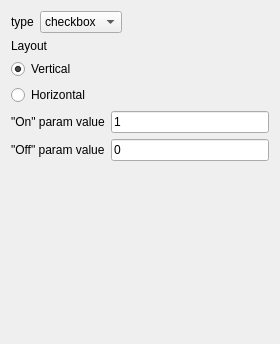
<?xml version="1.0" encoding="UTF-8"?>
<ui version="4.0">
 <class>ParamSettingsEdit</class>
 <widget class="QWidget" name="ParamSettingsEdit">
  <property name="geometry">
   <rect>
    <x>0</x>
    <y>0</y>
    <width>280</width>
    <height>344</height>
   </rect>
  </property>
  <property name="windowTitle">
   <string>Form</string>
  </property>
  <layout class="QVBoxLayout" name="verticalLayout">
   <item>
    <widget class="QWidget" name="widget_2" native="true">
     <layout class="QHBoxLayout" name="horizontalLayout_2">
      <property name="leftMargin">
       <number>0</number>
      </property>
      <property name="topMargin">
       <number>0</number>
      </property>
      <property name="rightMargin">
       <number>0</number>
      </property>
      <property name="bottomMargin">
       <number>0</number>
      </property>
      <item>
       <widget class="QLabel" name="label_11">
        <property name="text">
         <string>type</string>
        </property>
       </widget>
      </item>
      <item>
       <widget class="QComboBox" name="typeSelect">
        <item>
         <property name="text">
          <string>checkbox</string>
         </property>
        </item>
        <item>
         <property name="text">
          <string>text_edit</string>
         </property>
        </item>
        <item>
         <property name="text">
          <string>select</string>
         </property>
        </item>
        <item>
         <property name="text">
          <string>slider</string>
         </property>
        </item>
        <item>
         <property name="text">
          <string>dial</string>
         </property>
        </item>
        <item>
         <property name="text">
          <string>radio</string>
         </property>
        </item>
        <item>
         <property name="text">
          <string>hidden</string>
         </property>
        </item>
       </widget>
      </item>
      <item>
       <spacer name="horizontalSpacer_2">
        <property name="orientation">
         <enum>Qt::Horizontal</enum>
        </property>
        <property name="sizeHint" stdset="0">
         <size>
          <width>40</width>
          <height>20</height>
         </size>
        </property>
       </spacer>
      </item>
     </layout>
    </widget>
   </item>
   <item>
    <widget class="QLabel" name="label_10">
     <property name="text">
      <string>Layout</string>
     </property>
    </widget>
   </item>
   <item>
    <widget class="QRadioButton" name="vLayBtn">
     <property name="text">
      <string>Vertical</string>
     </property>
     <property name="checked">
      <bool>true</bool>
     </property>
    </widget>
   </item>
   <item>
    <widget class="QRadioButton" name="hLayBtn">
     <property name="text">
      <string>Horizontal</string>
     </property>
    </widget>
   </item>
   <item>
    <widget class="QStackedWidget" name="typeSwitch">
     <property name="currentIndex">
      <number>0</number>
     </property>
     <widget class="QWidget" name="checkboxAttributes">
      <layout class="QGridLayout" name="gridLayout">
       <property name="leftMargin">
        <number>0</number>
       </property>
       <property name="topMargin">
        <number>0</number>
       </property>
       <property name="rightMargin">
        <number>0</number>
       </property>
       <property name="bottomMargin">
        <number>0</number>
       </property>
       <item row="1" column="1">
        <widget class="QLineEdit" name="checkboxOffValueEdit">
         <property name="text">
          <string>0</string>
         </property>
        </widget>
       </item>
       <item row="0" column="1">
        <widget class="QLineEdit" name="checkboxOnValueEdit">
         <property name="text">
          <string>1</string>
         </property>
        </widget>
       </item>
       <item row="0" column="0">
        <widget class="QLabel" name="label">
         <property name="text">
          <string>&quot;On&quot; param value</string>
         </property>
        </widget>
       </item>
       <item row="1" column="0">
        <widget class="QLabel" name="label_2">
         <property name="text">
          <string>&quot;Off&quot; param value</string>
         </property>
        </widget>
       </item>
       <item row="2" column="1">
        <spacer name="verticalSpacer_3">
         <property name="orientation">
          <enum>Qt::Vertical</enum>
         </property>
         <property name="sizeHint" stdset="0">
          <size>
           <width>20</width>
           <height>40</height>
          </size>
         </property>
        </spacer>
       </item>
      </layout>
     </widget>
     <widget class="QWidget" name="textEditConstraints"/>
     <widget class="QWidget" name="selectAttributes">
      <layout class="QVBoxLayout" name="verticalLayout_2">
       <property name="leftMargin">
        <number>0</number>
       </property>
       <property name="topMargin">
        <number>0</number>
       </property>
       <property name="rightMargin">
        <number>0</number>
       </property>
       <property name="bottomMargin">
        <number>0</number>
       </property>
       <item>
        <widget class="QWidget" name="widget" native="true">
         <layout class="QHBoxLayout" name="horizontalLayout">
          <property name="leftMargin">
           <number>0</number>
          </property>
          <property name="topMargin">
           <number>0</number>
          </property>
          <property name="rightMargin">
           <number>0</number>
          </property>
          <property name="bottomMargin">
           <number>0</number>
          </property>
          <item>
           <widget class="QPushButton" name="selectAddValueBtn">
            <property name="minimumSize">
             <size>
              <width>31</width>
              <height>26</height>
             </size>
            </property>
            <property name="maximumSize">
             <size>
              <width>31</width>
              <height>26</height>
             </size>
            </property>
            <property name="font">
             <font>
              <weight>75</weight>
              <bold>true</bold>
             </font>
            </property>
            <property name="text">
             <string>+</string>
            </property>
           </widget>
          </item>
          <item>
           <widget class="QPushButton" name="selectDelValueBtn">
            <property name="minimumSize">
             <size>
              <width>31</width>
              <height>26</height>
             </size>
            </property>
            <property name="maximumSize">
             <size>
              <width>31</width>
              <height>26</height>
             </size>
            </property>
            <property name="font">
             <font>
              <weight>75</weight>
              <bold>true</bold>
             </font>
            </property>
            <property name="text">
             <string>-</string>
            </property>
           </widget>
          </item>
          <item>
           <spacer name="horizontalSpacer">
            <property name="orientation">
             <enum>Qt::Horizontal</enum>
            </property>
            <property name="sizeHint" stdset="0">
             <size>
              <width>392</width>
              <height>20</height>
             </size>
            </property>
           </spacer>
          </item>
         </layout>
        </widget>
       </item>
       <item>
        <widget class="QTreeWidget" name="selectValuesList">
         <property name="columnCount">
          <number>2</number>
         </property>
         <column>
          <property name="text">
           <string>Values</string>
          </property>
         </column>
         <column>
          <property name="text">
           <string>Titles</string>
          </property>
         </column>
        </widget>
       </item>
      </layout>
     </widget>
     <widget class="QWidget" name="sliderAttributes">
      <layout class="QGridLayout" name="gridLayout_2">
       <item row="1" column="0">
        <widget class="QLabel" name="label_4">
         <property name="text">
          <string>slider max value</string>
         </property>
        </widget>
       </item>
       <item row="2" column="1">
        <widget class="QSpinBox" name="sliderStepEdit">
         <property name="minimum">
          <number>1</number>
         </property>
         <property name="maximum">
          <number>65535</number>
         </property>
        </widget>
       </item>
       <item row="2" column="0">
        <widget class="QLabel" name="label_5">
         <property name="text">
          <string>slider single step</string>
         </property>
        </widget>
       </item>
       <item row="1" column="1">
        <widget class="QSpinBox" name="sliderMaxValueEdit">
         <property name="minimum">
          <number>-999999999</number>
         </property>
         <property name="maximum">
          <number>999999999</number>
         </property>
         <property name="value">
          <number>1023</number>
         </property>
        </widget>
       </item>
       <item row="0" column="1">
        <widget class="QSpinBox" name="sliderMinValueEdit">
         <property name="minimum">
          <number>-999999999</number>
         </property>
         <property name="maximum">
          <number>999999999</number>
         </property>
        </widget>
       </item>
       <item row="0" column="0">
        <widget class="QLabel" name="label_3">
         <property name="text">
          <string>slider min value</string>
         </property>
        </widget>
       </item>
       <item row="3" column="0">
        <spacer name="verticalSpacer_4">
         <property name="orientation">
          <enum>Qt::Vertical</enum>
         </property>
         <property name="sizeHint" stdset="0">
          <size>
           <width>20</width>
           <height>40</height>
          </size>
         </property>
        </spacer>
       </item>
      </layout>
     </widget>
     <widget class="QWidget" name="dialAttributes">
      <layout class="QGridLayout" name="gridLayout_3">
       <item row="2" column="0">
        <widget class="QLabel" name="label_7">
         <property name="text">
          <string>dial single step</string>
         </property>
        </widget>
       </item>
       <item row="1" column="1">
        <widget class="QSpinBox" name="dialMaxValueEdit">
         <property name="minimum">
          <number>-999999999</number>
         </property>
         <property name="maximum">
          <number>999999999</number>
         </property>
         <property name="value">
          <number>1023</number>
         </property>
        </widget>
       </item>
       <item row="2" column="1">
        <widget class="QSpinBox" name="dialStepEdit">
         <property name="minimum">
          <number>1</number>
         </property>
         <property name="maximum">
          <number>999999999</number>
         </property>
        </widget>
       </item>
       <item row="0" column="1">
        <widget class="QSpinBox" name="dialMinValueEdit">
         <property name="minimum">
          <number>-999999999</number>
         </property>
         <property name="value">
          <number>0</number>
         </property>
        </widget>
       </item>
       <item row="0" column="0">
        <widget class="QLabel" name="label_8">
         <property name="text">
          <string>dial min value</string>
         </property>
        </widget>
       </item>
       <item row="1" column="0">
        <widget class="QLabel" name="label_6">
         <property name="text">
          <string>dial max value</string>
         </property>
        </widget>
       </item>
       <item row="3" column="1">
        <spacer name="verticalSpacer_5">
         <property name="orientation">
          <enum>Qt::Vertical</enum>
         </property>
         <property name="sizeHint" stdset="0">
          <size>
           <width>20</width>
           <height>40</height>
          </size>
         </property>
        </spacer>
       </item>
      </layout>
     </widget>
     <widget class="QWidget" name="radioAttributes">
      <layout class="QVBoxLayout" name="verticalLayout_6">
       <property name="spacing">
        <number>7</number>
       </property>
       <property name="leftMargin">
        <number>0</number>
       </property>
       <property name="topMargin">
        <number>0</number>
       </property>
       <property name="rightMargin">
        <number>0</number>
       </property>
       <property name="bottomMargin">
        <number>0</number>
       </property>
       <item>
        <widget class="QWidget" name="widget_3" native="true">
         <layout class="QHBoxLayout" name="horizontalLayout_3">
          <property name="leftMargin">
           <number>0</number>
          </property>
          <property name="topMargin">
           <number>0</number>
          </property>
          <property name="rightMargin">
           <number>0</number>
          </property>
          <property name="bottomMargin">
           <number>0</number>
          </property>
          <item>
           <widget class="QPushButton" name="radioAddValueBtn">
            <property name="minimumSize">
             <size>
              <width>31</width>
              <height>26</height>
             </size>
            </property>
            <property name="maximumSize">
             <size>
              <width>31</width>
              <height>26</height>
             </size>
            </property>
            <property name="font">
             <font>
              <weight>75</weight>
              <bold>true</bold>
             </font>
            </property>
            <property name="text">
             <string>+</string>
            </property>
           </widget>
          </item>
          <item>
           <widget class="QPushButton" name="radioDelValueBtn">
            <property name="minimumSize">
             <size>
              <width>31</width>
              <height>26</height>
             </size>
            </property>
            <property name="maximumSize">
             <size>
              <width>31</width>
              <height>26</height>
             </size>
            </property>
            <property name="font">
             <font>
              <weight>75</weight>
              <bold>true</bold>
             </font>
            </property>
            <property name="text">
             <string>-</string>
            </property>
           </widget>
          </item>
          <item>
           <spacer name="horizontalSpacer_3">
            <property name="orientation">
             <enum>Qt::Horizontal</enum>
            </property>
            <property name="sizeHint" stdset="0">
             <size>
              <width>392</width>
              <height>20</height>
             </size>
            </property>
           </spacer>
          </item>
         </layout>
        </widget>
       </item>
       <item>
        <widget class="QTreeWidget" name="radioValuesList">
         <column>
          <property name="text">
           <string>Values</string>
          </property>
         </column>
         <column>
          <property name="text">
           <string>Titles</string>
          </property>
         </column>
        </widget>
       </item>
      </layout>
     </widget>
     <widget class="QWidget" name="hiddenAttributes">
      <layout class="QVBoxLayout" name="verticalLayout_3">
       <property name="leftMargin">
        <number>0</number>
       </property>
       <property name="topMargin">
        <number>0</number>
       </property>
       <property name="rightMargin">
        <number>0</number>
       </property>
       <property name="bottomMargin">
        <number>0</number>
       </property>
       <item>
        <widget class="QLabel" name="label_9">
         <property name="text">
          <string>Value</string>
         </property>
        </widget>
       </item>
       <item>
        <widget class="QLineEdit" name="hiddenValue"/>
       </item>
       <item>
        <spacer name="verticalSpacer">
         <property name="orientation">
          <enum>Qt::Vertical</enum>
         </property>
         <property name="sizeHint" stdset="0">
          <size>
           <width>20</width>
           <height>150</height>
          </size>
         </property>
        </spacer>
       </item>
      </layout>
     </widget>
    </widget>
   </item>
  </layout>
 </widget>
 <resources/>
 <connections/>
</ui>
